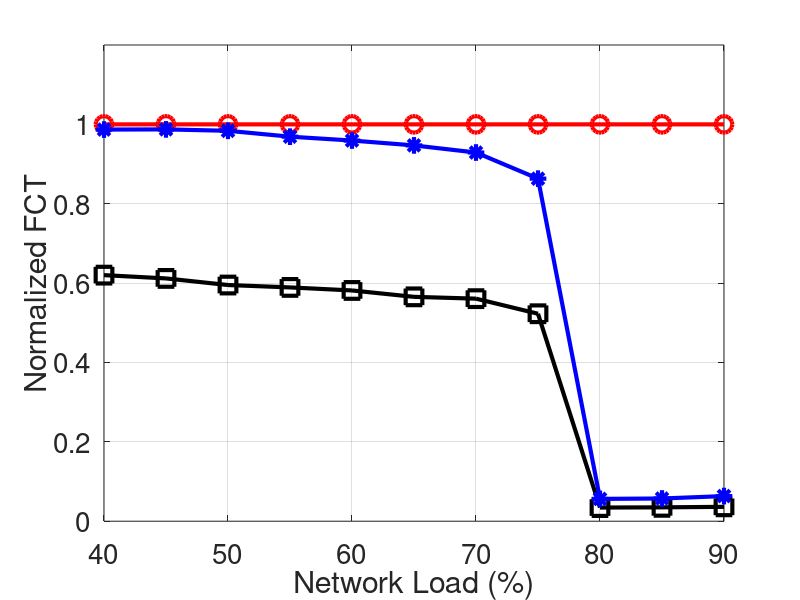

Write the MATLAB code that produced this figure.
clear
clc

x=[
0.4,
0.45,
0.5,
0.55,
0.6,
0.65,
0.7,
0.75,
0.8,
0.85,
0.9
];

k_80=[
1
1
1
1
1
1
1
1
1
1
1
];

k_22=[
0.620087336
0.611814346
0.5951417
0.589147287
0.581481481
0.565371025
0.560810811
0.522796353
0.034402783
0.034937744
0.03622393
];

bcc=[
0.986899563
0.987341772
0.983805668
0.968992248
0.959259259
0.946996466
0.929054054
0.863221884
0.056242752
0.057238432
0.063300402
];

figure(1);
width=900;
height=480;
left=100;
bottem=0;

plot(x * 100,k_80,'-ro','LineWidth',3,...
    'MarkerSize',12);
hold on;
plot(x * 100,k_22,'-ks','LineWidth',3,...
    'MarkerSize',12);
hold on;
plot(x * 100,bcc,'-b*','LineWidth',3,...
    'MarkerSize',12);
hold on;

xlabel('Network Load (%)','FontSize', 20)
ylabel('Normalized FCT','FontSize', 20);
set(gca, 'FontSize', 20, 'xtick',[40,50,60,70,80,90]); % set font size of tick labels
axis([40,90,0,1.2]);
grid on;
hold off;
